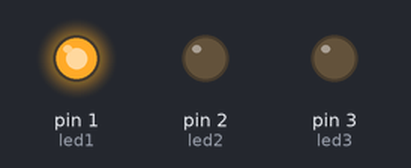
The sketch below on a simulated Arduino Uno, built with avr-gcc and run on an emulated ATmega328P. On the bench: output pins drawn as LEDs (lit = HIGH).

Above: at 0.5 s.
At 2.5 s:
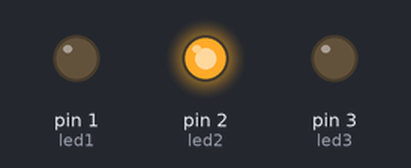
At 4.5 s:
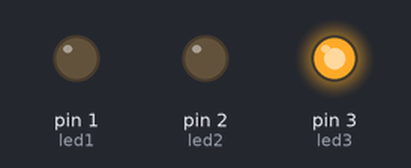
At 5.5 s:
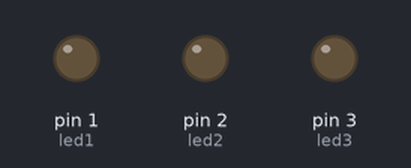
Timing chart, 0 to 7.8 s (numbered marks = the images above):
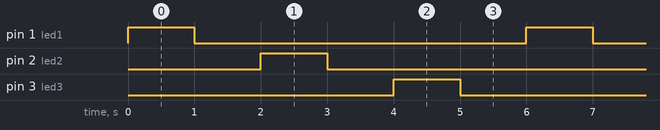

Measured:
- by itself, pin 1 (led1), pin 2 (led2), pin 3 (led3): alternates HIGH for 1.0 s and LOW for 5.0 s
- by itself, everything shown: repeats every 6.0 s, in 6 steps

The sketch:

TrafficLights.ino
```cpp
//Project Traffic lights

int led1=1;
int led2=2;
int led3=3;

void setup() {
pinMode(1,OUTPUT);
pinMode(2,OUTPUT);
pinMode(3,OUTPUT);
}

void loop() {
digitalWrite(led1,HIGH);
delay(1000);
digitalWrite(led1,LOW);
delay(1000);
digitalWrite(led2,HIGH);
delay(1000);
digitalWrite(led2,LOW);
delay(1000);
digitalWrite(led3,HIGH);
delay(1000);
digitalWrite(led3,LOW);
delay(1000);
}
```
